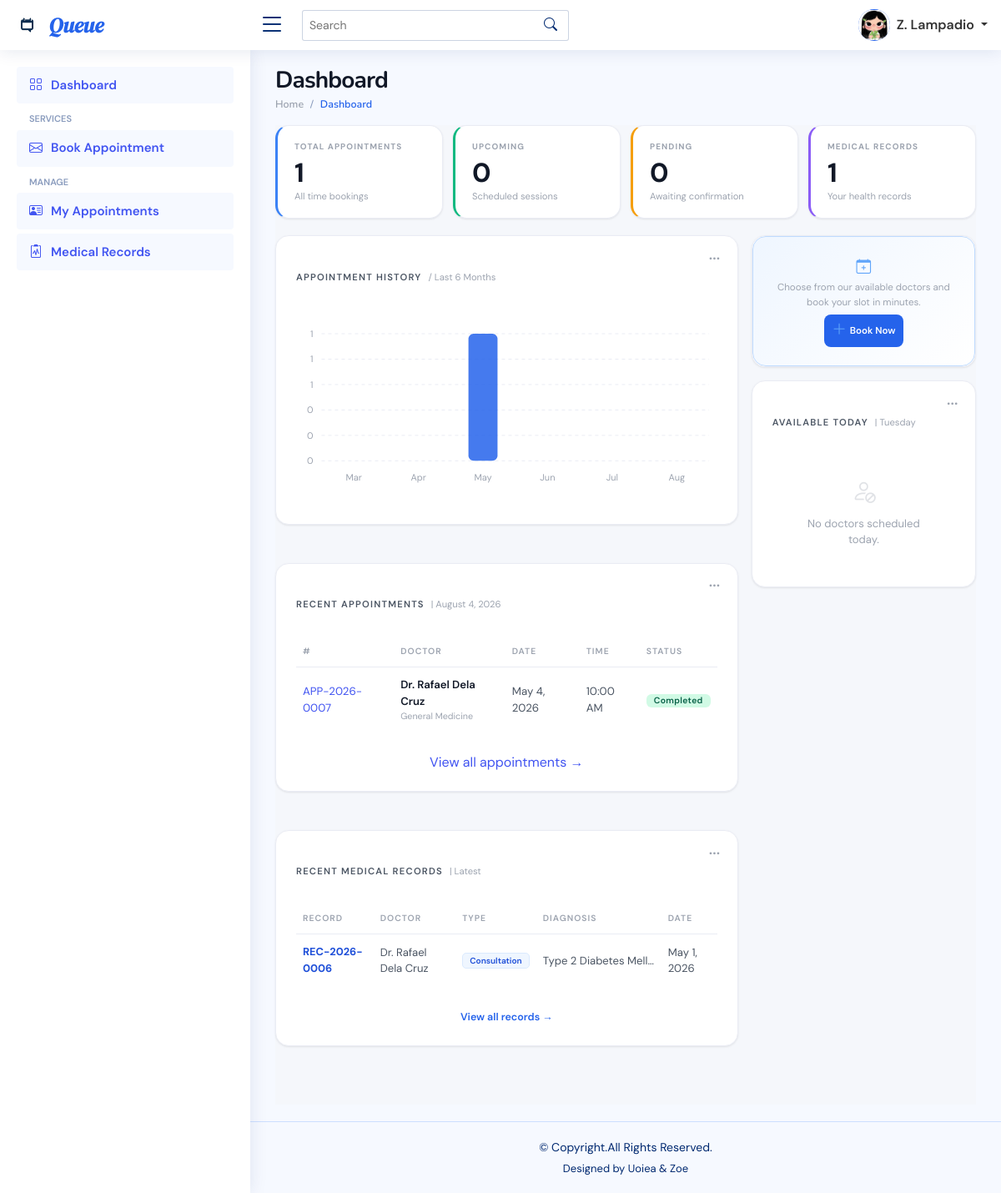
Screenshot of /public/user/index (signed in) with the database file from the repository.
### tables this page shows
CREATE TABLE `patients` (
  `id` int(11) NOT NULL,
  `patientCode` varchar(20) NOT NULL,
  `firstName` varchar(100) NOT NULL,
  `middleName` varchar(100) DEFAULT NULL,
  `lastName` varchar(100) NOT NULL,
  `gender` enum('Male','Female','Other') NOT NULL,
  `dateOfBirth` date DEFAULT NULL,
  `contactNumber` varchar(20) DEFAULT NULL,
  `emailAddress` varchar(150) DEFAULT NULL,
  `address` text DEFAULT NULL,
  `status` enum('Active','Inactive') NOT NULL DEFAULT 'Active',
  `photoUrl` varchar(255) DEFAULT NULL,
  `notes` text DEFAULT NULL,
  `createdAt` timestamp NOT NULL DEFAULT current_timestamp(),
  `updatedAt` timestamp NOT NULL DEFAULT current_timestamp() ON UPDATE current_timestamp()
);

CREATE TABLE `appointments` (
  `id` int(11) NOT NULL,
  `appointmentCode` varchar(20) NOT NULL,
  `patientId` int(11) DEFAULT NULL,
  `doctorId` int(11) DEFAULT NULL,
  `appointmentDate` date NOT NULL,
  `appointmentTime` time NOT NULL,
  `channel` enum('Walk-in','Online','Phone','Referral','Follow-up') NOT NULL DEFAULT 'Walk-in',
  `status` enum('Pending','In Progress','Completed','Cancelled') NOT NULL DEFAULT 'Pending',
  `remarks` text DEFAULT NULL,
  `bookedByUserId` int(11) DEFAULT NULL,
  `createdAt` timestamp NOT NULL DEFAULT current_timestamp(),
  `updatedAt` timestamp NOT NULL DEFAULT current_timestamp() ON UPDATE current_timestamp(),
  `address` text DEFAULT NULL
);

CREATE TABLE `doctors` (
  `id` int(11) NOT NULL,
  `doctorCode` varchar(20) DEFAULT NULL,
  `firstName` varchar(100) NOT NULL,
  `middleName` varchar(100) DEFAULT NULL,
  `lastName` varchar(100) NOT NULL,
  `gender` enum('Male','Female','Other') DEFAULT NULL,
  `dateOfBirth` date DEFAULT NULL,
  `specialization` varchar(100) DEFAULT NULL,
  `department` varchar(100) DEFAULT NULL,
  `contactNumber` varchar(20) DEFAULT NULL,
  `emailAddress` varchar(150) DEFAULT NULL,
  `address` text DEFAULT NULL,
  `employmentStatus` enum('Active','Inactive') NOT NULL DEFAULT 'Active',
  `status` enum('On Duty','Break','Off Duty') NOT NULL DEFAULT 'Off Duty',
  `patientCapacity` int(11) DEFAULT 20,
  `photoUrl` varchar(255) DEFAULT NULL,
  `prcLicenseNo` varchar(50) DEFAULT NULL,
  `yearsOfExperience` int(11) DEFAULT 0,
  `createdAt` timestamp NOT NULL DEFAULT current_timestamp(),
  `updatedAt` timestamp NOT NULL DEFAULT current_timestamp() ON UPDATE current_timestamp(),
  `notes` text DEFAULT NULL
);

CREATE TABLE `medicalrecords` (
  `id` int(11) NOT NULL,
  `recordCode` varchar(20) NOT NULL,
  `patientId` int(11) DEFAULT NULL,
  `doctorId` int(11) DEFAULT NULL,
  `appointmentId` int(11) DEFAULT NULL,
  `recordType` enum('Consultation','Lab Result','Prescription','Imaging','Other') NOT NULL DEFAULT 'Consultation',
  `diagnosis` text DEFAULT NULL,
  `icdCode` varchar(20) DEFAULT NULL,
  `prescription` text DEFAULT NULL,
  `notes` text DEFAULT NULL,
  `status` enum('Draft','Finalized') NOT NULL DEFAULT 'Draft',
  `followUpDate` date DEFAULT NULL,
  `createdAt` timestamp NOT NULL DEFAULT current_timestamp(),
  `updatedAt` timestamp NOT NULL DEFAULT current_timestamp() ON UPDATE current_timestamp(),
  `followUpId` int(11) DEFAULT NULL,
  `parentRecordId` int(11) DEFAULT NULL
);

### public/user/index.php (the view, shortened to what the rows shown need)
<?php
require_once('../../app/middleware/user.php');
require_once('../../app/controllers/userController.php');
$userId    = $_SESSION['user_id'];
$userEmail = $_SESSION['authUser']['email'];
$data           = getDashboardData($conn, $userId, $userEmail);
$recentAppts    = $data['recentAppts'];
$recentRecords  = $data['recentRecords'];
include('./includes/header.php');
include('./includes/topbar.php');
include('./includes/sidebar.php');
?>
<div class="pagetitle">
    <h1>Dashboard</h1>
</div>
<section class="section dashboard">
    <div class="row g-3">
        <div class="col-lg-8">
            <div class="row g-3">
                <div class="col-12">
                    <div class="card">
                        <div class="card-body">
                            <?php if (empty($recentAppts)): ?>
                                <div class="no-data">
                                    <i class="bi bi-calendar-x"></i>
                                    No appointment history yet.<br>
                                    <a href="bookAppointment" style="color:var(--blue-600);font-weight:600">Book your first appointment →</a>
                                </div>
                            <?php else: ?>
                                <table class="table table-borderless">
                                    <thead>
                                        <tr>
                                            <th>#</th>
                                            <th>Doctor</th>
                                            <th>Date</th>
                                            <th>Time</th>
                                            <th>Status</th>
                                        </tr>
                                    </thead>
                                    <tbody>
                                        <?php foreach ($recentAppts as $appt):
                                            $statusMap = ['Completed' => 'bg-success', 'In Progress' => 'bg-info', 'Pending' => 'bg-warning', 'Cancelled' => 'bg-danger'];
                                            $sCls = $statusMap[$appt['status']] ?? 'bg-secondary';
                                        ?>
                                            <tr>
                                                <td><a href="myAppointment style=" font-weight:700;color:var(--blue-700);font-size:.8rem;text-decoration:none"><?= htmlspecialchars($appt['appointmentCode']) ?></a></td>
                                                <td>
                                                    <div style="font-weight:600;color:var(--text-dark);font-size:.82rem"><?= htmlspecialchars($appt['doctorName']) ?></div>
                                                    <div style="font-size:.67rem;color:var(--text-muted)"><?= htmlspecialchars($appt['specialization']) ?></div>
                                                </td>
                                                <td><?= date('M j, Y', strtotime($appt['appointmentDate'])) ?></td>
                                                <td><?= date('g:i A', strtotime($appt['appointmentTime'])) ?></td>
                                                <td><span class="badge <?= $sCls ?>"><?= htmlspecialchars($appt['status']) ?></span></td>
                                            </tr>
                                        <?php endforeach; ?>
                                    </tbody>
                                </table>
                            <?php endif; ?>
                        </div>
                    </div>
                </div>
                <div class="col-12">
                    <div class="card">
                        <div class="card-body">
                            <?php if (empty($recentRecords)): ?>
                                <div class="no-data">
                                    <i class="bi bi-file-medical"></i>
                                    No medical records yet.
                                </div>
                            <?php else: ?>
                                <table class="table table-borderless">
                                    <thead>
                                        <tr>
                                            <th>Record</th>
                                            <th>Doctor</th>
                                            <th>Type</th>
                                            <th>Diagnosis</th>
                                            <th>Date</th>
                                        </tr>
                                    </thead>
                                    <tbody>
                                        <?php foreach ($recentRecords as $rec):
                                            $typeMap = [
                                                'Consultation' => 'chip-consultation',
                                                'Lab Result' => 'chip-lab',
                                                'Imaging' => 'chip-imaging',
                                                'Prescription' => 'chip-prescription',
                                                'Other' => 'chip-other'
                                            ];
                                            $tCls = $typeMap[$rec['recordType']] ?? 'chip-other';
                                        ?>
                                            <tr>
                                                <td><span style="font-weight:700;color:var(--blue-700);font-size:.8rem"><?= htmlspecialchars($rec['recordCode']) ?></span></td>
                                                <td style="font-size:.82rem"><?= htmlspecialchars($rec['doctorName']) ?></td>
                                                <td><span class="rec-chip <?= $tCls ?>"><?= htmlspecialchars($rec['recordType']) ?></span></td>
                                                <td style="font-size:.82rem;max-width:150px;overflow:hidden;text-overflow:ellipsis;white-space:nowrap"><?= htmlspecialchars($rec['diagnosis'] ?? '—') ?></td>
                                                <td style="font-size:.82rem"><?= date('M j, Y', strtotime($rec['createdAt'])) ?></td>
                                            </tr>
                                        <?php endforeach; ?>
                                    </tbody>
                                </table>
                            <?php endif; ?>
                        </div>
                    </div>
                </div>
            </div>
        </div>
    </div>
</section>
<?php include('./includes/footer.php'); ?>

### public/user/includes/topbar.php (shortened to what the rows shown need)
<header id="header" class="header fixed-top d-flex align-items-center">
  <?php
  $fullName = $_SESSION['authUser']['fullName'] ?? 'Guest';
  $nameParts = explode(' ', $fullName);
  $shortName = count($nameParts) >= 2
    ? strtoupper(substr($nameParts[0], 0, 1)) . '. ' . end($nameParts)
    : $fullName;
  $initials = strtoupper(substr($nameParts[0], 0, 1));
  if (count($nameParts) >= 2) {
    $initials .= strtoupper(substr(end($nameParts), 0, 1));
  }
  $profilePic = $_SESSION['authUser']['profilePic'] ?? null;
  ?>
  <nav class="header-nav ms-auto">
    <ul class="d-flex align-items-center">
      <li class="nav-item dropdown pe-3">
        <a class="nav-link nav-profile d-flex align-items-center pe-0 gap-2" href="#" data-bs-toggle="dropdown">
          <div style="
            width: 38px;
            height: 38px;
            border-radius: 50%;
            background-color: #2563eb;
            color: #fff;
            display: flex;
            align-items: center;
            justify-content: center;
            font-size: 0.85rem;
            font-weight: 700;
            letter-spacing: 0.05em;
            flex-shrink: 0;
            overflow: hidden;
          ">
            <?php if (!empty($profilePic)): ?>
              <img src="<?= htmlspecialchars($profilePic) ?>" style="width:100%;height:100%;object-fit:cover;">
            <?php else: ?>
              <?= htmlspecialchars($initials) ?>
            <?php endif; ?>
          </div>
          <span class="d-none d-md-block dropdown-toggle" style="font-size:1rem;font-weight:600;color:#333;">
            <?= htmlspecialchars($shortName) ?>
          </span>
        </a>
      </li>
    </ul>
  </nav>
</header>

### rows the page displays
patients: firstName "Z. Lampadio"
appointments: appointmentCode "APP-2026-0007", doctorName "Dr. Rafael Dela Cruz", doctorId.specialization "General Medicine", appointmentDate "May 4, 2026", appointmentTime "10:00 AM", status "Completed"
medicalrecords: recordCode "REC-2026-0006", doctorName "Dr. Rafael Dela Cruz", recordType "Consultation", diagnosis "Type 2 Diabetes Mell…", createdAt "May 1, 2026"

### other values shown
$totalAppts "1"
$upcomingAppts "0"
$pendingAppts "0"
$totalRecords "1"
